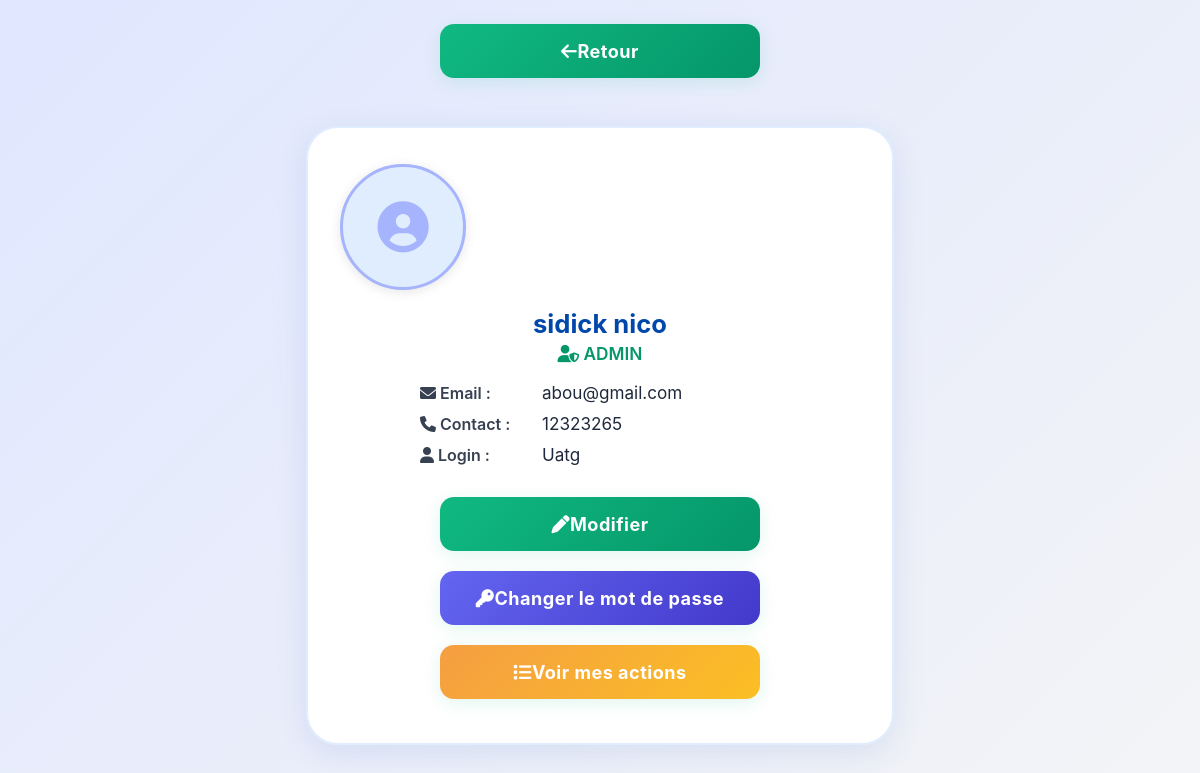
Screenshot of /page/profil.php (signed in) with the database file from the repository.
### tables this page shows
CREATE TABLE IF NOT EXISTS `user` (
  `Id_user` int NOT NULL AUTO_INCREMENT,
  `Nom_user` varchar(30) DEFAULT NULL,
  `Prenom_user` varchar(50) DEFAULT NULL,
  `Email_user` varchar(30) DEFAULT NULL,
  `Mdp_user` varchar(15) DEFAULT NULL,
  `Type_user` varchar(15) DEFAULT NULL,
  `Etat_user` int DEFAULT NULL,
  `Contact_user` varchar(15) DEFAULT NULL,
  `Login_user` varchar(15) NOT NULL,
  PRIMARY KEY (`Id_user`),
  UNIQUE KEY `Email_user` (`Email_user`)
);

### page/profil.php (the view, shortened to what this page needs)
<?php
require_once("connexion.php");
$user = isset($_SESSION['user']) ? $_SESSION['user'] : null;
try {
    if (isset($user['id_user'])) {
        $stmt = $pdo->prepare("SELECT * FROM user WHERE id_user = ?");
        $stmt->execute([$user['id_user']]);
        $userDb = $stmt->fetch(PDO::FETCH_ASSOC);
        if ($userDb) $user = $userDb;
    } elseif (isset($user['Login_user'])) {
        $stmt = $pdo->prepare("SELECT * FROM user WHERE Login_user = ?");
        $stmt->execute([$user['Login_user']]);
        $userDb = $stmt->fetch(PDO::FETCH_ASSOC);
        if ($userDb) $user = $userDb;
    }
} catch (Exception $e) {}
?>
<!DOCTYPE html>
<html lang="fr">
<head>
    <link href="https://cdnjs.cloudflare.com/ajax/libs/font-awesome/6.0.0/css/all.min.css" rel="stylesheet">
</head>
<body>
    <div style="text-align:center;margin-top:24px;">
        <a href="acceuil.php" class="btn-retour"><i class="fas fa-arrow-left"></i> Retour</a>
    </div>
    <div class="profile-container">
        <?php if (!empty($user['photo'])): ?>
            <img src="<?php echo htmlspecialchars($user['photo']); ?>" alt="Avatar" class="profile-avatar" id="mainAvatar">
        <?php else: ?>
            <span class="profile-avatar" id="mainAvatar" style="display:flex;align-items:center;justify-content:center;font-size:3.2em;color:#a5b4fc;background:#e0edff;">
                <i class="fas fa-user-circle"></i>
            </span>
        <?php endif; ?>
        <div class="profile-name"><?php echo htmlspecialchars($user['Nom_user'] . ' ' . $user['Prenom_user']); ?></div>
        <div class="profile-type"><i class="fas fa-user-shield"></i> <?php echo htmlspecialchars($user['Type_user']); ?></div>
        <div class="profile-info">
            <div class="profile-info-row">
                <span class="profile-info-label"><i class="fas fa-envelope"></i> Email :</span>
                <span class="profile-info-value"><?php echo htmlspecialchars($user['Email_user']); ?></span>
            </div>
            <div class="profile-info-row">
                <span class="profile-info-label"><i class="fas fa-phone"></i> Contact :</span>
                <span class="profile-info-value"><?php echo htmlspecialchars($user['Contact_user']); ?></span>
            </div>
            <div class="profile-info-row">
                <span class="profile-info-label"><i class="fas fa-user"></i> Login :</span>
                <span class="profile-info-value"><?php echo htmlspecialchars($user['Login_user']); ?></span>
            </div>
        </div>
        <div class="profile-actions">
            <a href="modif_utilisateur.php?
                <?php if (!empty($user['id_user'])) {
                    echo 'id=' . urlencode($user['id_user']);
                } elseif (!empty($user['Login_user'])) {
                    echo 'login=' . urlencode($user['Login_user']);
                } else {
                    echo 'profil=1';
                } ?>"
                class="btn-modifier"><i class="fas fa-pen"></i> Modifier</a>
            <a href="#" class="btn-action" style="background:linear-gradient(135deg,#6366f1 0%,#4338ca 100%);margin-top:8px;"><i class="fas fa-key"></i> Changer le mot de passe</a>
            <a href="#" class="btn-action" style="background:linear-gradient(135deg,#f59e42 0%,#fbbf24 100%);margin-top:8px;"><i class="fas fa-list"></i> Voir mes actions</a>
        </div>
    </div>
</body>
</html>

### page/profil.php (style rules this page uses)
body { font-family: 'Inter', Arial, sans-serif; background: linear-gradient(135deg, #e0e7ff 0%, #f3f4f6 100%); min-height: 100vh; margin: 0; padding: 0; }
.profile-container { max-width: 520px; margin: 48px auto; background: rgba(255,255,255,0.99); border-radius: 32px; box-shadow: 0 8px 32px rgba(0,71,171,0.10); padding: 36px 32px 32px 32px; text-align: center; border: 2.5px solid #e0edff; animation: fadeSlideUp 0.8s cubic-bezier(.4,1.4,.6,1); }
.profile-avatar { width: 120px; height: 120px; border-radius: 50%; object-fit: cover; box-shadow: 0 2px 12px rgba(0,0,0,0.10); margin-bottom: 18px; background: #f3f4f6; display: inline-block; border: 3px solid #a5b4fc; transition: box-shadow 0.2s, border 0.2s; }
.profile-name { font-size: 1.6rem; font-weight: 700; color: #0047ab; margin-bottom: 4px; }
.profile-type { font-size: 1.08rem; color: #059669; font-weight: 600; margin-bottom: 18px; }
.profile-info { text-align: left; margin: 0 auto 18px auto; max-width: 360px; }
.profile-info-row { display: flex; align-items: center; gap: 12px; margin-bottom: 10px; }
.profile-info-label { font-weight: 600; color: #374151; min-width: 110px; }
.profile-info-value { color: #1e293b; font-size: 1.07em; word-break: break-all; }
.profile-actions { margin-top: 32px; display: flex; flex-direction: column; align-items: center; justify-content: center; }
.btn-modifier, .btn-retour, .btn-action { background: linear-gradient(135deg, #10b981 0%, #059669 100%); color: white; border: none; border-radius: 14px; padding: 16px 0; font-size: 1.13em; font-weight: 700; cursor: pointer; box-shadow: 0 4px 18px rgba(16,185,129,0.13); transition: background 0.2s, box-shadow 0.2s, transform 0.2s; width: 80%; max-width: 320px; margin: 0 auto 12px auto; letter-spacing: 0.5px; display: flex; align-items: center; justify-content: center; text-decoration: none; }

### rows the page displays
user: Nom_user+Prenom_user "sidick nico", Type_user "ADMIN", Email_user "abou@gmail.com", Contact_user "12323265", Login_user "Uatg"
